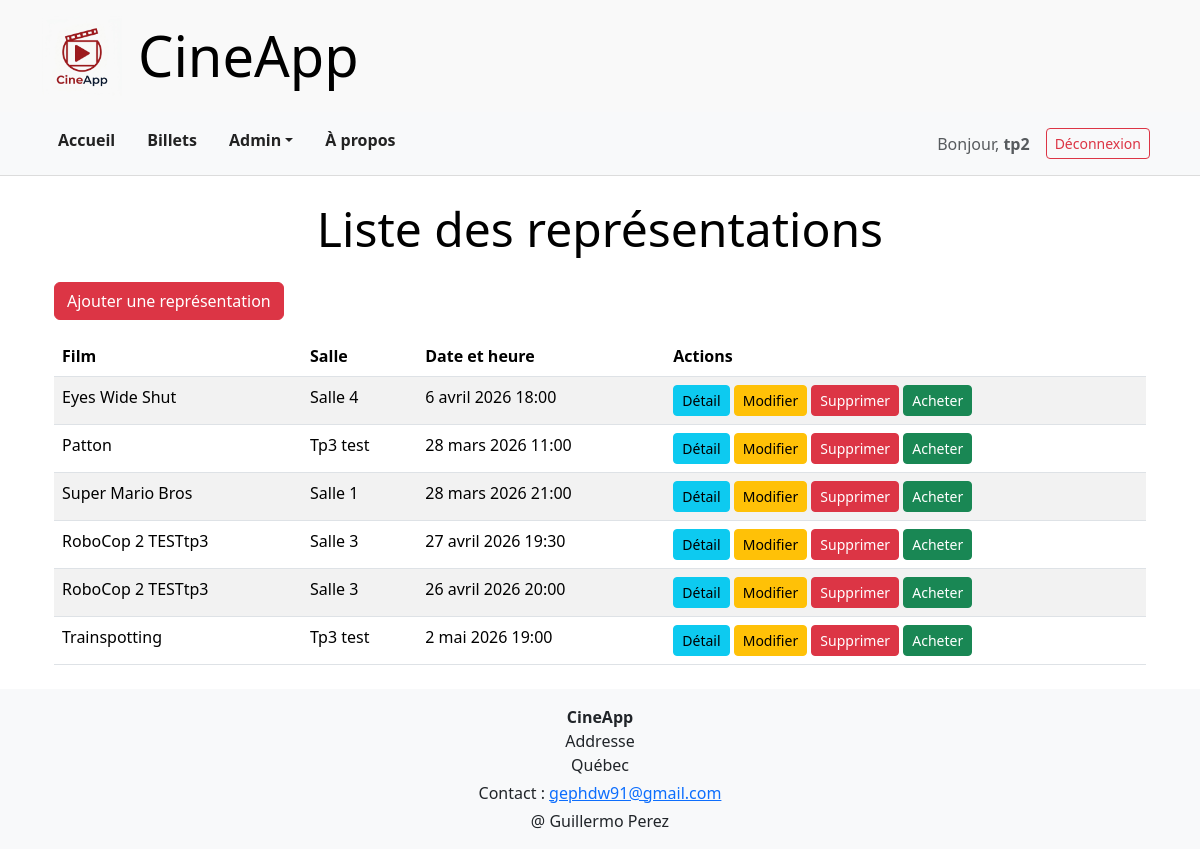
The page /representations/ (signed in) on the database its author committed.
### cinema/models.py (models this page shows, shortened)
class Representation(models.Model):
    idSalle = models.ForeignKey(Salle, on_delete=models.CASCADE)
    idFilm = models.ForeignKey(Films, on_delete=models.CASCADE)
    dateHeure = models.DateTimeField()
    technologie = models.ForeignKey(
        Technologie, on_delete=models.PROTECT, null=True
    )  # S'on delete une tech --> djang throws error... si je mettre null not true Django me throw erreur de migration

class Films(models.Model):
    Categories = [
        ("enfants", "Enfants"),
        ("famille", "Famille"),
        ("sci-fi", "sci-fi"),
        ("action", "Action"),
        ("horreur", "Horreur"),
        ("comedie", "Comédie"),
        ("adultes", "Adultes"),
    ]
    titre = models.CharField(max_length=50)
    duree = models.PositiveIntegerField(default=120, help_text="Durée en minutes")
    description = models.TextField()
    categorie = models.CharField(max_length=50, choices=Categories)
    img = models.URLField(max_length=200, blank=True)
    technologies = models.ManyToManyField(Technologie)
    def __str__(self):
        return self.titre

class Salle(models.Model):
    noSalle = models.CharField(max_length=50)
    capacite = models.PositiveIntegerField(
        default=250, validators=[MinValueValidator(1), MaxValueValidator(250)]
    )
    technologies = models.ManyToManyField(Technologie)
    def __str__(self):
        return self.noSalle

### cinema/views.py (the view)
class RepresentationListView(StaffRequiredMixin, ListView):
    model = Representation
    template_name = "representations/representation_list.html"
    context_object_name = "representations"

### cinema/views.py (called while the page is built)
    def test_func(self):
        return self.request.user.is_staff

### monCinema/templates/representations/representation_list.html (shortened to what this page needs)
{% extends 'maitre.html' %}
{% block titrepage %}Liste des représentations{% endblock %}
{% block contenu %}
<div class="container mt-4">
    <a href="{% url 'representation_create' %}" class="btn btn-danger mb-3">Ajouter une représentation</a>
    <table class="table table-striped">
        <thead>
            <tr>
                <th>Film</th>
                <th>Salle</th>
                <th>Date et heure</th>
                <th>Actions</th>
            </tr>
        </thead>
        <tbody>
            {% for representation in representations %}
            <tr>
                <td>{{ representation.idFilm }}</td>
                <td>{{ representation.idSalle }}</td>
                <td>{{ representation.dateHeure }}</td>
                <td>
                    <a href="{% url 'representation_detail' representation.id %}" class="btn btn-sm btn-info">Détail</a>
                    <a href="{% url 'representation_edit' representation.id %}" class="btn btn-sm btn-warning">Modifier</a>
                    <a href="{% url 'representation_delete' representation.id %}" class="btn btn-sm btn-danger">Supprimer</a>
                    <a href="{% url 'billet_create' representation.id %}" class="btn btn-sm btn-success">Acheter</a>
                </td>
            </tr>
            {% endfor %}
        </tbody>
    </table>
</div>
{% endblock %}

### monCinema/templates/menu.html (shortened to what this page needs)
  <nav class="bg-light py-3 main-nav">
    <div class="container d-flex justify-content-between">
      <div class="d-flex">
        <a href="{% url 'accueil' %}" class="mx-3 nav-link-custom">Accueil</a>
        <a href="{% url 'billets' %}" class="mx-3 nav-link-custom">Billets</a>
        {% if user.is_authenticated and user.is_staff %}
          <div class="mx-3 dropdown">
            <a class="nav-link-custom dropdown-toggle" href="#" data-bs-toggle="dropdown">Admin</a>
          </div>
        {% endif %}
        <a href="{% url 'apropos' %}" class="mx-3 nav-link-custom">À propos</a>
      </div>
      <div class="d-flex align-items-center">
        {% if user.is_authenticated %}
          <span class="mx-2 text-muted">Bonjour, <strong>{{ user.username }}</strong></span>
          <form method="post" action="{% url 'logout' %}" class="d-inline m-0">
            <button type="submit" class="btn btn-outline-danger btn-sm mx-2">Déconnexion</button>
          </form>
        {% else %}
          <a href="{% url 'login' %}" class="btn btn-outline-primary btn-sm mx-2">Connexion</a>
          <a href="{% url 'register' %}" class="btn btn-primary btn-sm mx-2">S'inscrire</a>
        {% endif %}
      </div>
    </div>
  </nav>

### monCinema/static/css/styles.css (style rules this page uses)
:root { --color-wh: #ffffff; --color-bl: #000000; --color-dark: #222; --color-border-lt: #dcdcdc; --color-border-med: #bbb; --color-border-img: #ddd; --color-bg-lt: #f9f9f9; --color-bg-blu: #0909e8; --color-shadow: rgba(0, 0, 0, 0.05); --padding-base: 16px; }
.main-nav { border-bottom: 1px solid var(--color-border-lt); }
.nav-link-custom { color: var(--color-dark); text-decoration: none; font-weight: 600; position: relative; padding-bottom: 4px; transition: color 0.25s ease, transform 0.25s ease; }

### rows shown on the page
Representation: idFilm "Eyes Wide Shut", idSalle "Salle 4", dateHeure "6 avril 2026 18:00"
Representation: idFilm "Patton", idSalle "Tp3 test", dateHeure "28 mars 2026 11:00"
Representation: idFilm "Super Mario Bros", idSalle "Salle 1", dateHeure "28 mars 2026 21:00"
Representation: idFilm "RoboCop 2 TESTtp3", idSalle "Salle 3", dateHeure "27 avril 2026 19:30"
Representation: idFilm "RoboCop 2 TESTtp3", idSalle "Salle 3", dateHeure "26 avril 2026 20:00"
Representation: idFilm "Trainspotting", idSalle "Tp3 test", dateHeure "2 mai 2026 19:00"

### other values the page prints
{{ user.username }} "tp2"
